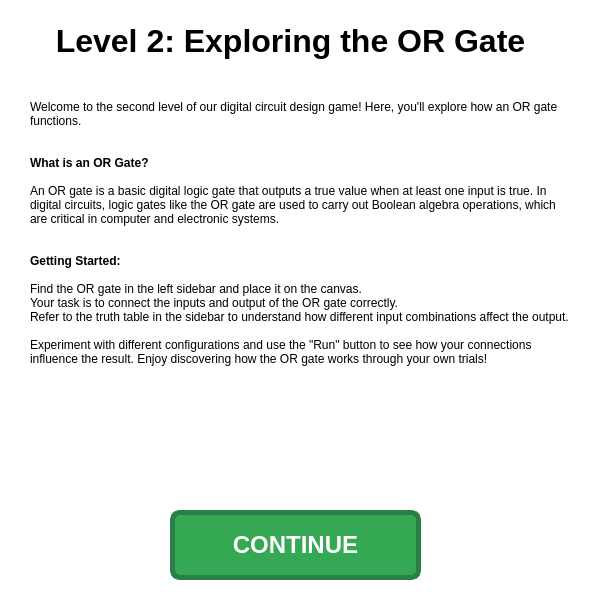
<?xml version="1.0" encoding="UTF-8"?>
<ui version="4.0">
 <class>LevelTutorialDialog2</class>
 <widget class="QDialog" name="LevelTutorialDialog2">
  <property name="geometry">
   <rect>
    <x>0</x>
    <y>0</y>
    <width>600</width>
    <height>600</height>
   </rect>
  </property>
  <property name="windowTitle">
   <string>Dialog</string>
  </property>
  <property name="styleSheet">
   <string notr="true">QDialog {
	background-color: #FFFFFF
}</string>
  </property>
  <widget class="QLabel" name="label">
   <property name="geometry">
    <rect>
     <x>30</x>
     <y>100</y>
     <width>541</width>
     <height>401</height>
    </rect>
   </property>
   <property name="styleSheet">
    <string notr="true">QLabel {
	color: black;
}</string>
   </property>
   <property name="text">
    <string>&lt;html&gt;&lt;head/&gt;&lt;body&gt;&lt;p&gt;Welcome to the second level of our digital circuit design game! Here, you'll explore how an OR gate functions.&lt;br/&gt;&lt;br/&gt;&lt;br/&gt;&lt;span style=&quot; font-weight:700;&quot;&gt;What is an OR Gate?&lt;/span&gt;&lt;br/&gt;&lt;br/&gt;An OR gate is a basic digital logic gate that outputs a true value when at least one input is true. In digital circuits, logic gates like the OR gate are used to carry out Boolean algebra operations, which are critical in computer and electronic systems.&lt;br/&gt;&lt;br/&gt;&lt;br/&gt;&lt;span style=&quot; font-weight:700;&quot;&gt;Getting Started:&lt;/span&gt;&lt;br/&gt;&lt;br/&gt;Find the OR gate in the left sidebar and place it on the canvas.&lt;br/&gt;Your task is to connect the inputs and output of the OR gate correctly.&lt;br/&gt;Refer to the truth table in the sidebar to understand how different input combinations affect the output.&lt;br/&gt;&lt;br/&gt;Experiment with different configurations and use the &amp;quot;Run&amp;quot; button to see how your connections influence the result. Enjoy discovering how the OR gate works through your own trials!&lt;/p&gt;&lt;/body&gt;&lt;/html&gt;</string>
   </property>
   <property name="alignment">
    <set>Qt::AlignLeading|Qt::AlignLeft|Qt::AlignTop</set>
   </property>
   <property name="wordWrap">
    <bool>true</bool>
   </property>
  </widget>
  <widget class="QPushButton" name="continueButton">
   <property name="geometry">
    <rect>
     <x>170</x>
     <y>510</y>
     <width>251</width>
     <height>70</height>
    </rect>
   </property>
   <property name="styleSheet">
    <string notr="true">QPushButton {
    border: 5px solid #2A7F46;
    border-radius: 10px;
    background-color: #34A853;
    color: white;
    font: bold 24px;
    padding: 10px;
    min-width: 30px;
    min-height: 40px;
}

QPushButton:hover {
    background-color: #2C974B;
}

QPushButton:pressed {
    background-color: #278040;
}</string>
   </property>
   <property name="text">
    <string>CONTINUE</string>
   </property>
  </widget>
  <widget class="QLabel" name="label_2">
   <property name="geometry">
    <rect>
     <x>40</x>
     <y>20</y>
     <width>501</width>
     <height>41</height>
    </rect>
   </property>
   <property name="styleSheet">
    <string notr="true">QLabel {
	font: bold 32px;
	color: black;
}</string>
   </property>
   <property name="text">
    <string>Level 2: Exploring the OR Gate</string>
   </property>
   <property name="alignment">
    <set>Qt::AlignCenter</set>
   </property>
  </widget>
 </widget>
 <resources/>
 <connections/>
</ui>
